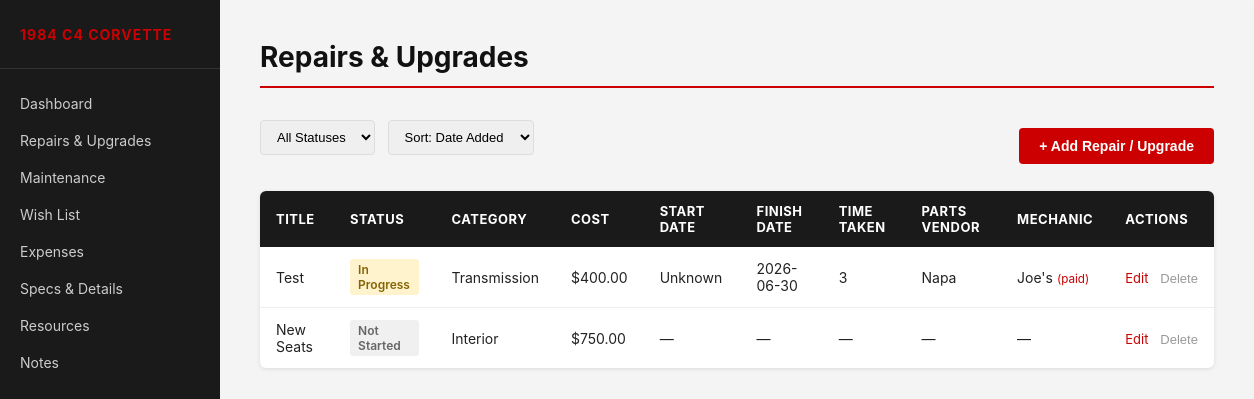
The app's page /repairs, older data.
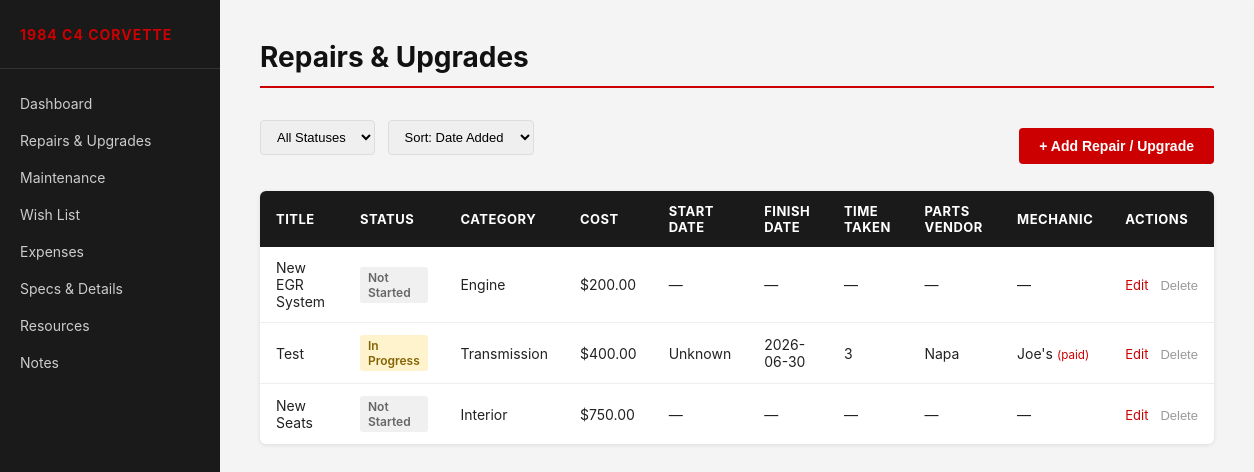
The same page, newer data.
### tables this page shows
CREATE TABLE repairs (
            id INTEGER PRIMARY KEY AUTOINCREMENT,
            title TEXT NOT NULL,
            status TEXT DEFAULT 'Not Started',
            cost REAL DEFAULT 0,
            start_date TEXT,
            start_date_unknown INTEGER DEFAULT 0,
            finish_date TEXT,
            finish_date_unknown INTEGER DEFAULT 0,
            time_taken TEXT,
            paid_for_service INTEGER DEFAULT 0,
            mechanic TEXT,
            vendor TEXT,
            purchase_link TEXT,
            notes TEXT
        , category TEXT);

### app.py (the view)
@app.route("/repairs")
def repairs():
    db = get_db()
    status_filter = request.args.get("status", "")
    sort = request.args.get("sort", "id")
    allowed_sorts = ["id", "cost", "start_date", "finish_date", "title"]
    if sort not in allowed_sorts:
        sort = "id"
    query = "SELECT * FROM repairs"
    params = []
    if status_filter:
        query += " WHERE status = ?"
        params.append(status_filter)
    query += f" ORDER BY {sort} DESC"
    rows = db.execute(query, params).fetchall()
    repairs = [dict(r) for r in rows]
    db.close()
    return render_template("repairs.html", repairs=repairs,
                           request_status=status_filter, request_sort=sort)

### app.py (called while the page is built)
def get_db():
    conn = sqlite3.connect(DATABASE)
    conn.row_factory = sqlite3.Row
    return conn

### templates/repairs.html (shortened to what this page needs)
{% extends "base.html" %}
{% block page_title %}Repairs & Upgrades{% endblock %}
{% block content %}
<div class="page-toolbar">
    <div class="filter-bar">
        <form method="GET" action="/repairs" id="filter-form">
            <select name="status" onchange="this.form.submit()">
                <option value="">All Statuses</option>
            </select>
            <select name="sort" onchange="this.form.submit()">
                <option value="id" {{ 'selected' if request_sort == 'id' else '' }}>Sort: Date Added</option>
            </select>
        </form>
    </div>
    <button class="btn-add" onclick="openDrawer()">+ Add Repair / Upgrade</button>
</div>
{% if repairs %}
<table>
    <thead>
        <tr>
            <th>Title</th>
            <th>Status</th>
            <th>Category</th>
            <th>Cost</th>
            <th>Start Date</th>
            <th>Finish Date</th>
            <th>Time Taken</th>
            <th>Parts Vendor</th>
            <th>Mechanic</th>
            <th>Actions</th>
        </tr>
    </thead>
    <tbody>
        {% for repair in repairs %}
        <tr>
            <td>
                {{ repair.title }}
            </td>
            <td><span class="status-badge status-{{ repair.status | lower | replace(' ', '-') }}">{{ repair.status }}</span></td>
            <td>{{ repair.category or '—' }}</td>
            <td>${{ "%.2f"|format(repair.cost or 0) }}</td>
            <td>{{ 'Unknown' if repair.start_date_unknown else (repair.start_date or '—') }}</td>
            <td>{{ 'Unknown' if repair.finish_date_unknown else (repair.finish_date or '—') }}</td>
            <td>{{ repair.time_taken or '—' }}</td>
            <td>{{ repair.vendor or '—' }}</td>
            <td>
                {% if repair.mechanic %}
                {{ repair.mechanic }}{% if repair.paid_for_service %} <small style="color:#cc0000;">(paid)</small>{% endif %}
                {% else %}—{% endif %}
            </td>
            <td class="actions">
                <a href="#" data-repair='{{ repair | tojson }}' onclick="openEditDrawer(this)">Edit</a>
                <form action="/repairs/delete/{{ repair.id }}" method="POST" style="display:inline"
                      onsubmit="return confirm('Delete this repair?')">
                    <button type="submit" class="btn-delete">Delete</button>
                </form>
            </td>
        </tr>
        {% endfor %}
    </tbody>
</table>
{% else %}
<p class="empty-state">No repairs logged yet. Click <strong>+ Add Repair / Upgrade</strong> to get started.</p>
{% endif %}
{% endblock %}

### templates/base.html (shortened to what this page needs)
<!DOCTYPE html>
<html lang="en">
<head>
    <link rel="stylesheet" href="{{ url_for('static', filename='css/style.css') }}">
</head>
<body>
    <nav>
        <div class="nav-header">
            <span class="nav-title">1984 C4 Corvette</span>
        </div>
        <ul>
            <li><a href="/">Dashboard</a></li>
            <li><a href="/repairs">Repairs & Upgrades</a></li>
            <li><a href="/maintenance">Maintenance</a></li>
            <li><a href="/wishlist">Wish List</a></li>
            <li><a href="/expenses">Expenses</a></li>
            <li><a href="/specs">Specs &amp; Details</a></li>
            <li><a href="/resources">Resources</a></li>
            <li><a href="/notes">Notes</a></li>
        </ul>
    </nav>
    <main>
        <h1>{% block page_title %}{% endblock %}</h1>
        {% block content %}{% endblock %}
    </main>
</body>
</html>

### static/css/style.css (style rules this page uses)
* { box-sizing: border-box; margin: 0; padding: 0; }
body { font-family: -apple-system, BlinkMacSystemFont, "Segoe UI", Roboto, sans-serif; background: #f4f4f4; color: #222; display: flex; min-height: 100vh; }
nav { width: 220px; min-height: 100vh; background: #1a1a1a; color: #fff; padding: 24px 0; flex-shrink: 0; }
.nav-header { padding: 0 20px 24px 20px; border-bottom: 1px solid #333; }
.nav-title { font-size: 14px; font-weight: 700; text-transform: uppercase; letter-spacing: 1px; color: #cc0000; }
nav ul { list-style: none; margin-top: 16px; }
nav ul li a { display: block; padding: 10px 20px; color: #ccc; text-decoration: none; font-size: 14px; transition: background 0.15s; }
main { flex: 1; padding: 40px; max-width: 1100px; }
main h1 { font-size: 28px; margin-bottom: 32px; color: #111; border-bottom: 2px solid #cc0000; padding-bottom: 12px; }
table { width: 100%; border-collapse: collapse; background: #fff; border-radius: 6px; overflow: hidden; box-shadow: 0 1px 4px rgba(0,0,0,0.1); }
thead { background: #1a1a1a; color: #fff; }
th { padding: 12px 16px; text-align: left; font-size: 13px; text-transform: uppercase; letter-spacing: 0.5px; }
td { padding: 12px 16px; font-size: 14px; border-bottom: 1px solid #eee; }
tr:last-child td { border-bottom: none; }
.filter-bar { margin-bottom: 16px; }
.filter-bar select { padding: 8px 12px; border: 1px solid #ddd; border-radius: 4px; font-size: 13px; margin-right: 8px; cursor: pointer; }
.status-badge { display: inline-block; padding: 3px 8px; border-radius: 3px; font-size: 12px; font-weight: 600; }
.status-not-started { background: #f0f0f0; color: #666; }
.status-in-progress { background: #fff3cd; color: #856404; }
.actions { white-space: nowrap; }
.actions a { color: #cc0000; text-decoration: none; font-size: 13px; margin-right: 8px; }
.btn-delete { background: none; border: none; color: #999; font-size: 13px; cursor: pointer; padding: 0; }
.page-toolbar { display: flex; justify-content: space-between; align-items: center; margin-bottom: 20px; }
.btn-add { padding: 10px 20px; background: #cc0000; color: #fff; border: none; border-radius: 4px; font-size: 14px; font-weight: 600; cursor: pointer; white-space: nowrap; }

Row changes from the older to the newer data that the page shows:
added repairs: title "New EGR System", status "Not Started", category "Engine", cost "200.00", start_date_unknown "—", finish_date_unknown "—", time_taken "—", vendor "—"
